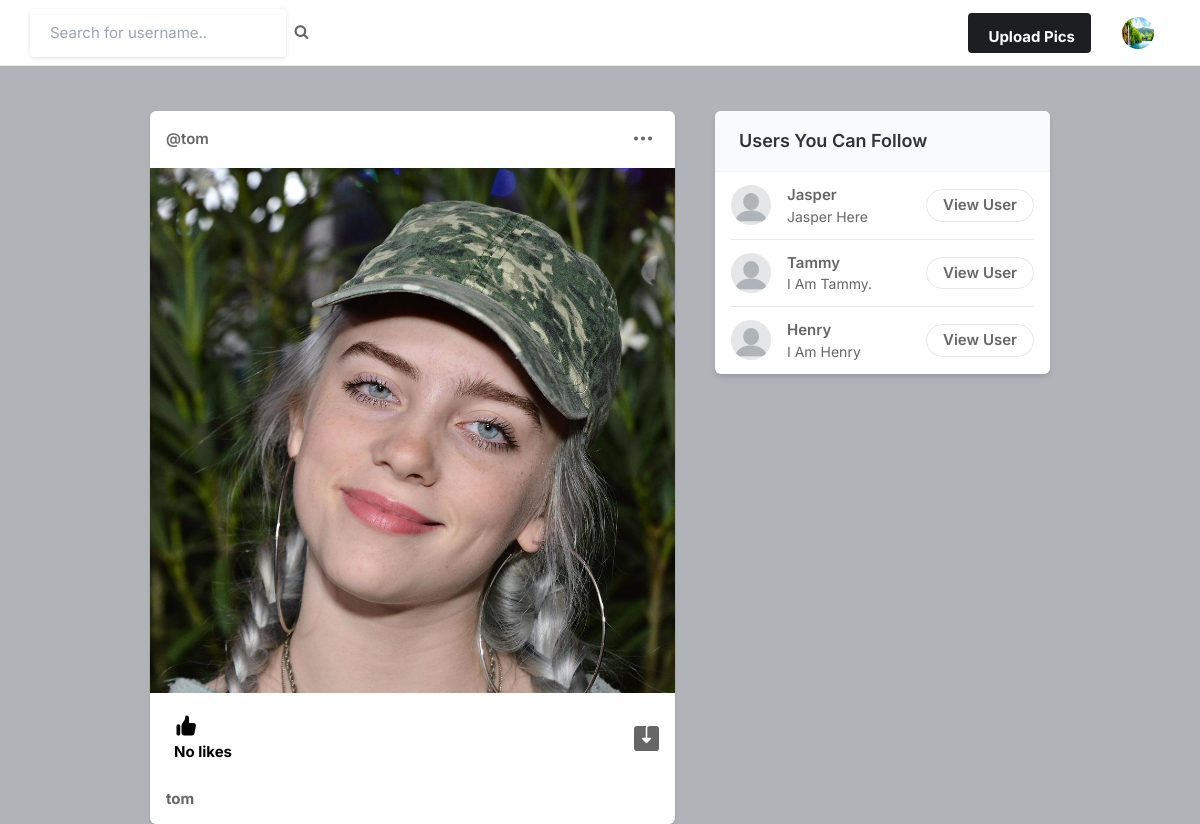
Screenshot of / (signed in) with the database file from the repository.
### core/models.py (models this page shows, shortened)
class Profile(models.Model):
    user = models.ForeignKey(User, on_delete=models.CASCADE)
    id_user = models.IntegerField()
    bio = models.TextField(blank=True)
    profileimg = models.ImageField(upload_to='profile_images',default='blank-profile-picture.png')
    location = models.CharField(max_length=100,blank=True)

class Post(models.Model):
    id = models.UUIDField(primary_key=True,default=uuid.uuid4)
    user = models.CharField(max_length=100)
    image = models.ImageField(upload_to='post_images')
    caption = models.TextField()
    created_at = models.DateField(default=datetime.now)
    no_of_likes = models.IntegerField(default=0)

### core/views.py (the view)
# urls.py: path('',views.index, name="index"),
@login_required(login_url='signin')
def index(request):
    user_object = User.objects.get(username=request.user.username)
    user_profile = Profile.objects.get(user=user_object)
    user_following_list = []
    feed = []
    user_following = FollowersCount.objects.filter(follower=request.user.username)
    for users in user_following:
        user_following_list.append(users.user)
    for usernames in user_following_list:
        feed_lists = Post.objects.filter(user = usernames)
        feed.append(feed_lists)
    feed_list = list(chain(*feed))
    all_users = User.objects.all()
    user_following_all = []
    for user in user_following:
        user_list = User.objects.get(username = user.user)
        user_following_all.append(user_list)
    new_suggestions_list = [x for x in list(all_users) if x not in list(user_following_all)]
    current_user = User.objects.filter(username = request.user.username)
    final_suggestions_list = [x for x in list(new_suggestions_list) if x not in list(current_user)]
    random.shuffle(final_suggestions_list)
    username_profile = []
    username_profile_list = []
    for users in final_suggestions_list:
        username_profile.append(users.id)
    for ids in username_profile:
        profile_lists = Profile.objects.filter(id_user = ids)
        username_profile_list.append(profile_lists)
    suggestions_username_profile_list = list(chain(*username_profile_list))
    return render(request, 'index.html',{'user_profile':user_profile, 'posts':feed_list,'suggestions_username_profile_list':suggestions_username_profile_list[:4]})

### templates/index.html (shortened to what this page needs)
{% load static %}
<!DOCTYPE html>
<html lang="en">
<head>
    <link rel="stylesheet" href="{% static 'assets/css/icons.css' %}">
    <link rel="stylesheet" href="{% static 'assets/css/uikit.css' %}">
    <link rel="stylesheet" href="{% static 'assets/css/style.css' %}">
    <link rel="stylesheet" href="{% static 'assets/css/tailwind.css' %}">
    <link rel="stylesheet" href="https://cdnjs.cloudflare.com/ajax/libs/font-awesome/4.7.0/css/font-awesome.min.css">
</head>
<body>
            <header>
                <div class="header_inner">
                    <form action="/search" method = 'POST'>
                    <div class="left-side">
                            <input type="text" name='username'  placeholder="Search for username..">&nbsp;&nbsp;
                            <button type="submit"> <i class="fa fa-search fa-1x"> </i> </button>
                    </div>
                    </form>
                    <div class="right-side lg:pr-4">
                        <a href="#"
                            class="bg-pink-500 flex font-bold hidden hover:bg-pink-600 hover:text-white inline-block items-center lg:block max-h-10 mr-4 px-4 py-2 rounded shado text-white">
                              Upload Pics
                        </a>
                        <a href="#">
                            <img src="{{user_profile.profileimg.url}}" class="header-avatar" alt="">
                        </a>
                    </div>
                </div>
            </header>
            <div class="container m-auto">
                <div class="lg:flex justify-center lg:space-x-10 lg:space-y-0 space-y-5">
                    <div class="space-y-5 flex-shrink-0 lg:w-7/12">
                        {% for post in posts reversed %}
                        <div class="bg-white shadow rounded-md  -mx-2 lg:mx-0">
                            <div class="flex justify-between items-center px-4 py-3">
                                <div class="flex flex-1 items-center space-x-4">
                                    <span class="block font-semibold "><a href="/profile/{{post.user}}"> @{{post.user}}</a></span>
                                </div>
                              <div>
                                <a href="#"> <i class="icon-feather-more-horizontal text-2xl hover:bg-gray-200 rounded-full p-2 transition -mr-1 "></i> </a>
                              </div>
                            </div>
                            <div uk-lightbox>
                                <a href="{{post.image.url}}">
                                    <img src="{{post.image.url}}" alt="">
                                </a>
                            </div>
                            <div class="py-3 px-4 space-y-3">
                                <div class="flex space-x-4 lg:font-bold">
                                    <a href="/like-post?post_id={{post.id}}" class="flex items-center space-x-2">
                                        <div class="p-2 rounded-full text-black">
                                            {% if post.no_of_likes == 0 %}
                                            <p>No likes</p>
                                            {% elif post.no_of_likes == 1 %}
                                            <p>Liked by {{post.no_of_likes}} person</p>
                                            {% else %}
                                            <p>Liked by {{post.no_of_likes}} people</p>
                                            {% endif %}
                                        </div>
                                    </a>
                                    <a href="{{post.image.url}}" class="flex items-center space-x-2 flex-1 justify-end" download>
                                    </a>
                                </div>
                                <p>
                                    <a href="/profile/{{post.user}}"><strong>{{post.user}}</strong></a> {{post.caption}}
                                </p>
                            </div>
                        </div>
                        {% endfor %}
                    </div>
                    <div class="lg:w-5/12">
                        <div class="bg-white  shadow-md rounded-md overflow-hidden">
                            <div class="bg-gray-50  border-b border-gray-100 flex items-baseline justify-between py-4 px-6 ">
                                <h2 class="font-semibold text-lg">Users You Can Follow</h2>
                            </div>
                            <div class="divide-gray-300 divide-gray-50 divide-opacity-50 divide-y px-4 ">
                                {% for suggestion in suggestions_username_profile_list %}
                                <div class="flex items-center justify-between py-3">
                                    <div class="flex flex-1 items-center space-x-4">
                                        <a href="/profile/{{suggestion.user}}">
                                            <img src="{{suggestion.profileimg.url}}" class="bg-gray-200 rounded-full w-10 h-10">
                                        </a>
                                        <div class="flex flex-col">
                                            <span class="block capitalize font-semibold"> {{suggestion.user}} </span>
                                            <span class="block capitalize text-sm"> {{suggestion.bio}} </span>
                                        </div>
                                    </div>
                                    <a href="/profile/{{suggestion.user}}" class="border border-gray-200 font-semibold px-4 py-1 rounded-full hover:bg-pink-600 hover:text-white hover:border-pink-600 "> View User </a>
                                </div>
                                {% endfor %}
                            </div>
                        </div>
                    </div>
                </div>
            </div>
</body>
</html>

### static/assets/css/style.css (style rules this page uses)
body { background-color: #B0B3B8!important; }
button { vertical-align: middle; }
input { height: 48px; line-height: 48px; padding: 0 20px; outline: none; font-size: 15px; color: #808080; max-width: 100%; width: 100%; -webkit-box-sizing: border-box; box-sizing: border-box; display: block; font-weight: 400; opacity: 1; border-radius: 4px; border: none; -webkit-box-shadow: 0 1px 4px 0px rgba(0, 0, 0, 0.12); box-shadow: 0 1px 4px 0px rgba(0, 0, 0, 0.12); }
input[type="text"], input[type="password"], input[type="email"], input[type="number"] { height: 48px; line-height: 48px; padding: 0 20px; outline: none; font-size: 15px; color: #808080; max-width: 100%; width: 100%; -webkit-box-sizing: border-box; box-sizing: border-box; display: block; font-weight: 400; opacity: 1; border-radius: 4px; border: none; -webkit-box-shadow: 0 1px 4px 0px rgba(0, 0, 0, 0.12); box-shadow: 0 1px 4px 0px rgba(0, 0, 0, 0.12); }
input { -webkit-transition: all 0.1s ease-in-out; transition: all 0.1s ease-in-out; }
::placeholder { color: #808080; opacity: 1; }
button { border: none; margin: 0; padding: 0; width: auto; overflow: visible; background: transparent; color: inherit; font: inherit; line-height: normal; cursor: pointer; }
a { color: #be185d; -webkit-transition: 0.3s; transition: 0.3s; outline: none !important; }
button { outline: none !important; }
img { max-width: 100%; }
body { color: #666; font-size: 15px; line-height: 27px; background-color: #f0f2f5; font-family: "Inter", sans-serif; text-transform: none; }
body p { font-size: 15px; line-height: 27px; }
h1, h2, h3, h4, h5, h6 { font-family: "Inter", sans-serif; text-transform: none; }
input[type="text"], input[type="password"], input[type="email"] { font-family: "Inter", sans-serif; text-transform: none; }
button, body .pac-container { font-family: "Inter", sans-serif; text-transform: none; }
h1, h2, h3, h4, h5, h6 { color: #333; font-weight: 500; margin: 0; padding: 0; }
h2 { font-size: 26px; }
b, strong { font-weight: 700 !important; }
@media (min-width: 1024px) { .container { max-width: 900px !important; padding-top: 45px; } }
header { background-color: #fff; left: 0; right: 0; top: 0; z-index: 99; height: 66px; display: -webkit-box; display: -ms-flexbox; display: flex; -webkit-box-align: center; -ms-flex-align: center; align-items: center; border-bottom: 1px solid #e5e7eb; }
header .header_inner { display: -webkit-box; display: -ms-flexbox; display: flex; -webkit-box-align: center; -ms-flex-align: center; align-items: center; max-width: 1090px; margin: auto; width: 100%; max-width: 100% !important; padding: 0 30px; }
header .header_inner .left-side { display: -webkit-box; display: -ms-flexbox; display: flex; -webkit-box-align: center; -ms-flex-align: center; align-items: center; }
header .header_inner .right-side { display: -webkit-box; display: -ms-flexbox; display: flex; -webkit-box-align: center; -ms-flex-align: center; align-items: center; -webkit-box-pack: end; -ms-flex-pack: end; justify-content: flex-end; margin-left: auto; }
header .header_inner .right-side .header-avatar { width: 32px; height: 32px; border-radius: 100%; margin-left: 15px; }

### rows the page displays
Profile: profileimg (picture)
Post: user "tom", image (picture), no_of_likes "No likes"
Profile: profileimg (placeholder picture), user "Jasper", bio "Jasper Here"
Profile: profileimg (placeholder picture), user "Tammy", bio "I Am Tammy."
Profile: profileimg (placeholder picture), user "Henry", bio "I Am Henry"
